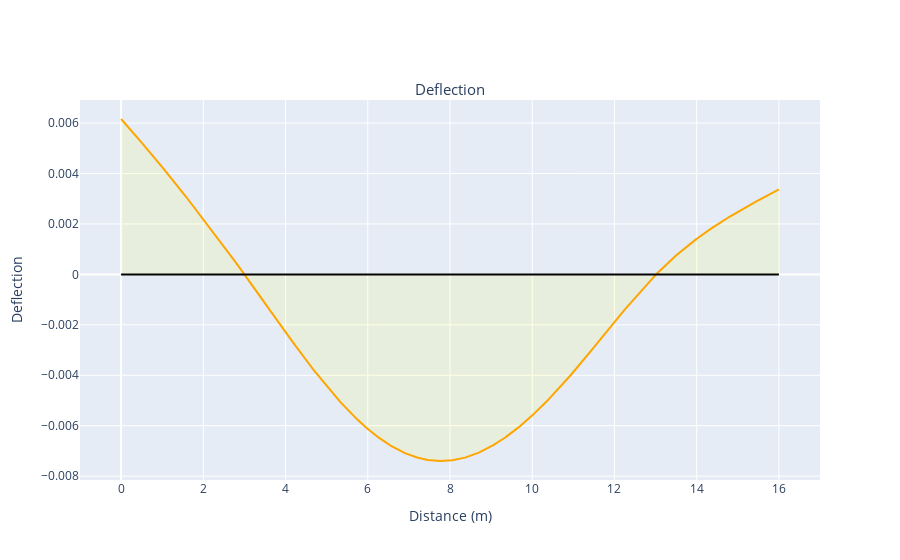

The notebook cell this image was saved under:
### Markdown cell above
**5.7 Plotting deflection**

### Code cell
#------------------ PRINTING -----------------------------
#Define the layout object
layout = go.Layout(
    title={
        'text': "Deflection",
        'y':0.85,
        'x':0.5,
        'xanchor': 'center',
        'yanchor': 'top'},
    titlefont=dict(size=15),
    yaxis = dict(
        title='Deflection'
    ),
    xaxis = dict(
        title='Distance (m)',       
        range=[-1, span+1]
    ),
    showlegend=False,        
)

#Define the shear force trace
line = go.Scatter(
    x = X,
    y = Deflection,
    mode='lines',
    name='Deflection',
    line_color='orange',
    fill='tonexty',
    fillcolor='rgba(255, 255, 0, 0.1)'
)

#Define a horizontal line to represent the structure
axis = go.Scatter(
    x = [0, span],
    y = [0,0],
    mode='lines',
    line_color='black'
)

#Generate and view the figure
fig = go.Figure(data=[line,axis], layout=layout)

py.offline.iplot(fig)

### Figure 1 — Plotly figure (JSON) as saved in the notebook; plotly's stock layout.template omitted (floating-point values rounded to 4 significant figures; data arrays with more than 128 entries replaced by an {"elided": "..."} marker saying what was removed)
{"data": [{"fill": "tonexty", "fillcolor": "rgba(255, 255, 0, 0.1)", "line": {"color": "orange"}, "mode": "lines", "name": "Deflection", "type": "scatter", "x": {"elided": "3201 float values"}, "y": {"elided": "3201 float values"}}, {"line": {"color": "black"}, "mode": "lines", "type": "scatter", "x": [0, 16], "y": [0, 0]}], "layout": {"showlegend": false, "title": {"font": {"size": 15}, "text": "Deflection", "x": 0.5, "xanchor": "center", "y": 0.85, "yanchor": "top"}, "xaxis": {"range": [-1, 17], "title": {"text": "Distance (m)"}}, "yaxis": {"title": {"text": "Deflection"}}}}
